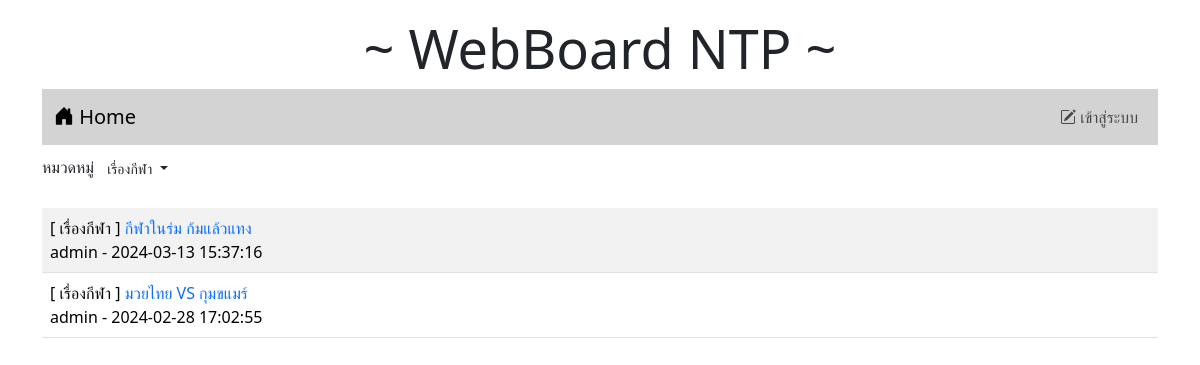
The page /index.php?id=3 on the database its author committed.
### tables this page shows
CREATE TABLE `category` (
  `id` int(11) NOT NULL,
  `name` varchar(32) NOT NULL
);

CREATE TABLE `post` (
  `id` int(11) NOT NULL,
  `title` varchar(128) NOT NULL,
  `content` varchar(2048) NOT NULL,
  `post_date` datetime NOT NULL,
  `cat_id` int(11) NOT NULL,
  `user_id` int(11) NOT NULL
);

CREATE TABLE `user` (
  `id` int(11) NOT NULL,
  `login` varchar(32) NOT NULL,
  `password` varchar(64) NOT NULL,
  `name` varchar(64) NOT NULL,
  `gender` char(1) NOT NULL,
  `email` varchar(32) NOT NULL,
  `role` char(1) NOT NULL
);

### index.php (the view, shortened to what this page needs)
<!DOCTYPE html>
<html lang="en">
<head>
    <link rel="stylesheet" href="bootstrap-5.3.2-dist/css/bootstrap.min.css">
    <link rel="stylesheet" href="https://cdn.jsdelivr.net/npm/bootstrap-icons@1.11.3/font/bootstrap-icons.min.css">
</head>
<div class = "container-lg">
<h1 style="text-align: center;font-size: 54px;"class="mt-3">~ WebBoard NTP ~</h1>
</div>
<body class="container">
    <?php include('nav.php')?>
    <div class="my-2 d-flex justify-content-between">
        <div>
            <lable>หมวดหมู่</lable>
            <span class="dropdown">
                <?php
                    $conn=new PDO("mysql:host=localhost;dbname=webboard;charset=utf8","root","");
                ?>
                <button class="btn btn-white-50 btn-sm dropdown-toggle" type="button" data-bs-toggle="dropdown"
                    aria-expanded="false">
                        <?php
                        if(isset($_GET['id'])){
                        $sql="SELECT name FROM category WHERE id=$_GET[id]";
                        foreach($conn->query($sql)as $row)
                        echo "$row[name]";
                        }else{
                            echo "--ทั้งหมด--";
                        }
                        ?>
                </button>
                    <?php
                        $sql="SELECT * FROM category";
                    ?>
            </span>
        </div>
    </div>
    <table class="table table-striped mt-4 ">
        <?php
        $conn=new PDO("mysql:host=localhost;dbname=webboard;charset=utf8","root","");
        if(isset($_GET['id'])){
            $sql="SELECT t3.name,t1.title,t1.id,t2.login,t1.post_date,t2.id as 'user_id' FROM post as t1
            INNER JOIN user as t2 ON (t1.user_id=t2.id)
            INNER JOIN category as t3 ON (t1.cat_id=t3.id)
            WHERE t1.cat_id=$_GET[id]
            ORDER BY t1.post_date DESC" ;
        }else{
            $sql="SELECT t3.name,t1.title,t1.id,t2.login,t1.post_date,t2.id as 'user_id' FROM post as t1
            INNER JOIN user as t2 ON (t1.user_id=t2.id)
            INNER JOIN category as t3 ON (t1.cat_id=t3.id)
            ORDER BY t1.post_date DESC" ;
        }
        $result=$conn->query($sql);
        while($row=$result->fetch()){
            echo "<tr><td class='d-flex'>
            <div class='flex-grow-1'>[ $row[0] ]<a href=post.php?id=$row[2]
            style=text-decoration:none> $row[1]</a><br>$row[3] - $row[4]</div>";
        }
        ?>
    </table>
</body>
</html>

### rows shown on the page
category: name "เรื่องกีฬา"
post: category.name "เรื่องกีฬา", title "กีฬาในร่ม ก้มแล้วแทง", user.login "admin", post_date "2024-03-13 15:37:16"
post: category.name "เรื่องกีฬา", title "มวยไทย VS กุมขแมร์", user.login "admin", post_date "2024-02-28 17:02:55"
